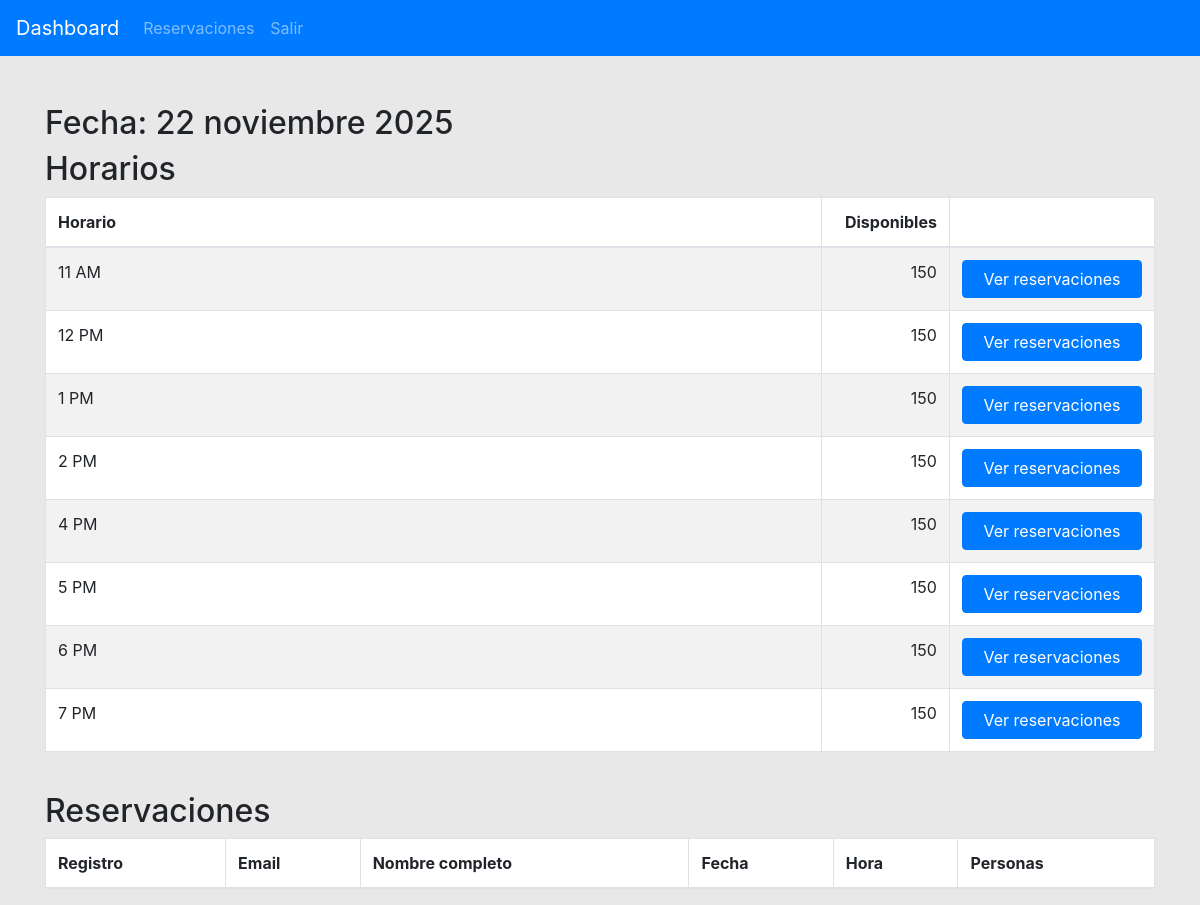
The app's page /admin/reservations/date_details/2 with its own data.
### tables this page shows
CREATE TABLE `dates_available` (
  `id` int NOT NULL AUTO_INCREMENT,
  `date` date DEFAULT NULL,
  `date_label` varchar(255) DEFAULT NULL,
  `available` int DEFAULT NULL,
  `attendees_available` int DEFAULT NULL,
  PRIMARY KEY (`id`)
);

CREATE TABLE `hours_available` (
  `id` int NOT NULL AUTO_INCREMENT,
  `dates_available_id` int DEFAULT NULL,
  `hour` time DEFAULT NULL,
  `hour_label` varchar(255) DEFAULT NULL,
  `available` int DEFAULT NULL,
  `attendees_available` int DEFAULT NULL,
  PRIMARY KEY (`id`)
);

### application/controllers/admin/Reservations.php (called while the page is built, shortened)
<?php
class Reservations extends CI_Controller
{
  public function date_details($id)
  {
    $this->load->model('Dates_available_model');
    $this->load->model('Hours_available_model');
    $this->load->model('Reservations_model');
    $date = $this->Dates_available_model->get_by_id($id);
    $hours = $this->Hours_available_model->get_all_by_dates_available_id($id);
    $reservations = $this->Reservations_model->get_by_dates_available_id($id);
    $data = array(
      'content_view' => 'admin/reservations/reservations_date_details_view',
      'date' => $date,
      'hours' => $hours,
      'reservations' => $reservations,
    );
    $this->load->view('admin/reservations/reservations_base_view', $data);
  }
}

### index.php (called while the page is built, shortened)
<?php
require_once BASEPATH.'core/CodeIgniter.php';

### application/models/Dates_available_model.php (called while the page is built, shortened)
<?php
class Dates_available_model extends CI_Model
{
  public function get_by_id($id)
  {
    return $this->db->where('id', $id)
      ->get('dates_available')
      ->row();
  }
}

### application/models/Hours_available_model.php (called while the page is built, shortened)
<?php
class Hours_available_model extends CI_Model
{
  public function get_all_by_dates_available_id($dates_available_id)
  {
    return $this->db->where('dates_available_id', $dates_available_id)
      ->where('available', 1)
      ->get('hours_available')
      ->result();
  }
}

### application/views/admin/reservations/reservations_date_details_view.php (the view, shortened to what this page needs)
<div class="row mb-4">
  <div class="col-12">
    <h2>Fecha: <?php echo $date->date_label ?></h2>
    <h2>Horarios</h2>
    <div class="table-responsive">
      <table class="table table-bordered table-striped bg-white">
        <thead>
          <tr>
            <th>Horario</th>
            <th class="text-right">Disponibles</th>
            <th></th>
          </tr>
        </thead>
        <tbody>
          <?php
          foreach ($hours as $hour):
          ?>
            <tr>
              <td width="70%"><?php echo $hour->hour_label ?></td>
              <td class="text-right"><?php echo $hour->attendees_available ?></td>
              <td>
                <a href="<?php echo base_url("admin/reservations/hour_details/{$hour->id}") ?>" class="btn btn-primary btn-xs btn-block">
                  Ver reservaciones
                </a>
              </td>
            </tr>
          <?php
          endforeach;
          ?>
        </tbody>
      </table>
    </div>
  </div>
</div>
<div class="row">
  <div class="col-12">
    <h2>Reservaciones</h2>
    <div class="table-responsive">
      <table class="table table-bordered table-striped bg-white">
        <thead>
          <th>Registro</th>
          <th>Email</th>
          <th>Nombre completo</th>
          <th>Fecha</th>
          <th>Hora</th>
          <th>Personas</th>
        </thead>
      </table>
    </div>
  </div>
</div>

### application/views/admin/reservations/reservations_base_view.php (style rules this page uses)
body { background-color: rgb(232, 232, 232); }

### records on screen
dates_available: date_label "22 noviembre 2025"
hours_available: hour_label "11 AM", attendees_available "150"
hours_available: hour_label "12 PM", attendees_available "150"
hours_available: hour_label "1 PM", attendees_available "150"
hours_available: hour_label "2 PM", attendees_available "150"
hours_available: hour_label "4 PM", attendees_available "150"
hours_available: hour_label "5 PM", attendees_available "150"
hours_available: hour_label "6 PM", attendees_available "150"
hours_available: hour_label "7 PM", attendees_available "150"
